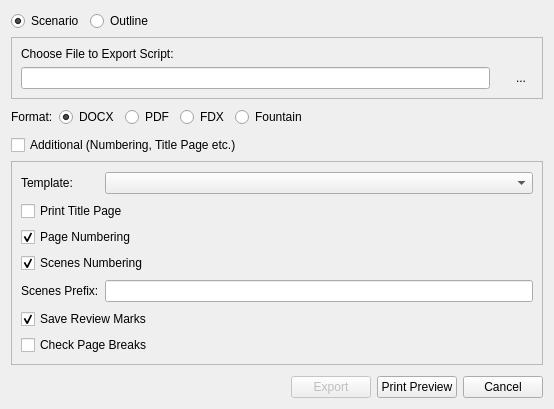
<?xml version="1.0" encoding="UTF-8"?>
<ui version="4.0">
 <class>ExportDialog</class>
 <widget class="QWidget" name="ExportDialog">
  <property name="geometry">
   <rect>
    <x>0</x>
    <y>0</y>
    <width>554</width>
    <height>409</height>
   </rect>
  </property>
  <property name="sizePolicy">
   <sizepolicy hsizetype="Expanding" vsizetype="Expanding">
    <horstretch>0</horstretch>
    <verstretch>0</verstretch>
   </sizepolicy>
  </property>
  <property name="minimumSize">
   <size>
    <width>550</width>
    <height>0</height>
   </size>
  </property>
  <property name="windowTitle">
   <string>Export Scenario</string>
  </property>
  <property name="styleSheet">
   <string notr="true"/>
  </property>
  <layout class="QGridLayout" name="gridLayout">
   <item row="5" column="0" colspan="2">
    <widget class="QFrame" name="additionalSettings">
     <property name="frameShape">
      <enum>QFrame::StyledPanel</enum>
     </property>
     <property name="frameShadow">
      <enum>QFrame::Raised</enum>
     </property>
     <layout class="QGridLayout" name="gridLayout_2">
      <item row="5" column="0" colspan="2">
       <widget class="QCheckBox" name="scenesNumbering">
        <property name="text">
         <string>Scenes Numbering</string>
        </property>
        <property name="checked">
         <bool>true</bool>
        </property>
       </widget>
      </item>
      <item row="4" column="0" colspan="2">
       <widget class="QCheckBox" name="pageNumbering">
        <property name="text">
         <string>Page Numbering</string>
        </property>
        <property name="checked">
         <bool>true</bool>
        </property>
       </widget>
      </item>
      <item row="7" column="0" colspan="2">
       <widget class="QCheckBox" name="saveReviewMarks">
        <property name="text">
         <string>Save Review Marks</string>
        </property>
        <property name="checked">
         <bool>true</bool>
        </property>
       </widget>
      </item>
      <item row="6" column="1">
       <widget class="QLineEdit" name="scenesPrefix">
        <property name="text">
         <string/>
        </property>
       </widget>
      </item>
      <item row="6" column="0">
       <widget class="QLabel" name="label_7">
        <property name="minimumSize">
         <size>
          <width>0</width>
          <height>24</height>
         </size>
        </property>
        <property name="text">
         <string>Scenes Prefix:</string>
        </property>
        <property name="buddy">
         <cstring>scenesPrefix</cstring>
        </property>
       </widget>
      </item>
      <item row="1" column="1" rowspan="2">
       <widget class="QComboBox" name="styles">
        <property name="sizePolicy">
         <sizepolicy hsizetype="Expanding" vsizetype="Fixed">
          <horstretch>0</horstretch>
          <verstretch>0</verstretch>
         </sizepolicy>
        </property>
       </widget>
      </item>
      <item row="1" column="0" rowspan="2">
       <widget class="QLabel" name="label">
        <property name="minimumSize">
         <size>
          <width>0</width>
          <height>24</height>
         </size>
        </property>
        <property name="text">
         <string>Template:</string>
        </property>
       </widget>
      </item>
      <item row="3" column="0" colspan="2">
       <widget class="QCheckBox" name="printTitle">
        <property name="text">
         <string>Print Title Page</string>
        </property>
       </widget>
      </item>
      <item row="8" column="0" colspan="2">
       <widget class="QCheckBox" name="checkPageBreaks">
        <property name="text">
         <string>Check Page Breaks</string>
        </property>
       </widget>
      </item>
     </layout>
    </widget>
   </item>
   <item row="1" column="0" colspan="2">
    <widget class="QFrame" name="filePanel">
     <property name="frameShape">
      <enum>QFrame::StyledPanel</enum>
     </property>
     <property name="frameShadow">
      <enum>QFrame::Raised</enum>
     </property>
     <layout class="QGridLayout" name="gridLayout_3">
      <item row="1" column="3">
       <widget class="FlatButton" name="browseFile">
        <property name="toolTip">
         <string>Browse...</string>
        </property>
        <property name="text">
         <string>...</string>
        </property>
        <property name="icon">
         <iconset resource="../../../scenarist-core/Resources/Resources.qrc">
          <normaloff>:/Graphics/Icons/browse.png</normaloff>:/Graphics/Icons/browse.png</iconset>
        </property>
        <property name="iconSize">
         <size>
          <width>22</width>
          <height>22</height>
         </size>
        </property>
        <property name="autoRaise">
         <bool>true</bool>
        </property>
       </widget>
      </item>
      <item row="1" column="1">
       <widget class="QLineEdit" name="file">
        <property name="text">
         <string/>
        </property>
        <property name="readOnly">
         <bool>false</bool>
        </property>
       </widget>
      </item>
      <item row="1" column="2">
       <widget class="ToolTipLabel" name="existsLabel">
        <property name="maximumSize">
         <size>
          <width>16</width>
          <height>16</height>
         </size>
        </property>
        <property name="toolTip">
         <string>File exists. It will be replaced after exporting.</string>
        </property>
        <property name="text">
         <string/>
        </property>
        <property name="pixmap">
         <pixmap resource="../../../scenarist-core/Resources/Resources.qrc">:/Graphics/Icons/alert.png</pixmap>
        </property>
        <property name="scaledContents">
         <bool>true</bool>
        </property>
       </widget>
      </item>
      <item row="0" column="1">
       <widget class="QLabel" name="label_3">
        <property name="text">
         <string>Choose File to Export Script:</string>
        </property>
       </widget>
      </item>
     </layout>
    </widget>
   </item>
   <item row="2" column="0" colspan="2">
    <layout class="QHBoxLayout" name="horizontalLayout_2">
     <item>
      <widget class="QLabel" name="label_2">
       <property name="minimumSize">
        <size>
         <width>0</width>
         <height>24</height>
        </size>
       </property>
       <property name="text">
        <string>Format:</string>
       </property>
       <property name="buddy">
        <cstring>docx</cstring>
       </property>
      </widget>
     </item>
     <item>
      <widget class="QRadioButton" name="docx">
       <property name="text">
        <string>DOCX</string>
       </property>
       <property name="checked">
        <bool>true</bool>
       </property>
      </widget>
     </item>
     <item>
      <widget class="QRadioButton" name="pdf">
       <property name="text">
        <string>PDF</string>
       </property>
      </widget>
     </item>
     <item>
      <widget class="QRadioButton" name="fdx">
       <property name="text">
        <string>FDX</string>
       </property>
      </widget>
     </item>
     <item>
      <widget class="QRadioButton" name="fountain">
       <property name="text">
        <string>Fountain</string>
       </property>
      </widget>
     </item>
     <item>
      <spacer name="horizontalSpacer_2">
       <property name="orientation">
        <enum>Qt::Horizontal</enum>
       </property>
       <property name="sizeHint" stdset="0">
        <size>
         <width>40</width>
         <height>20</height>
        </size>
       </property>
      </spacer>
     </item>
    </layout>
   </item>
   <item row="0" column="0" colspan="2">
    <widget class="QWidget" name="widget" native="true">
     <layout class="QHBoxLayout" name="horizontalLayout_5">
      <property name="leftMargin">
       <number>0</number>
      </property>
      <property name="topMargin">
       <number>0</number>
      </property>
      <property name="rightMargin">
       <number>0</number>
      </property>
      <property name="bottomMargin">
       <number>0</number>
      </property>
      <item>
       <widget class="QRadioButton" name="scenario">
        <property name="text">
         <string>Scenario</string>
        </property>
        <property name="checked">
         <bool>true</bool>
        </property>
       </widget>
      </item>
      <item>
       <widget class="QRadioButton" name="outline">
        <property name="text">
         <string>Outline</string>
        </property>
       </widget>
      </item>
      <item>
       <spacer name="horizontalSpacer_4">
        <property name="orientation">
         <enum>Qt::Horizontal</enum>
        </property>
        <property name="sizeHint" stdset="0">
         <size>
          <width>355</width>
          <height>20</height>
         </size>
        </property>
       </spacer>
      </item>
     </layout>
    </widget>
   </item>
   <item row="7" column="0" colspan="2">
    <layout class="QHBoxLayout" name="horizontalLayout">
     <item>
      <spacer name="horizontalSpacer">
       <property name="orientation">
        <enum>Qt::Horizontal</enum>
       </property>
       <property name="sizeHint" stdset="0">
        <size>
         <width>40</width>
         <height>20</height>
        </size>
       </property>
      </spacer>
     </item>
     <item>
      <widget class="QPushButton" name="exportTo">
       <property name="enabled">
        <bool>false</bool>
       </property>
       <property name="text">
        <string>Export</string>
       </property>
       <property name="default">
        <bool>true</bool>
       </property>
      </widget>
     </item>
     <item>
      <widget class="QPushButton" name="printPreview">
       <property name="text">
        <string>Print Preview</string>
       </property>
      </widget>
     </item>
     <item>
      <widget class="QPushButton" name="cancel">
       <property name="text">
        <string>Cancel</string>
       </property>
      </widget>
     </item>
    </layout>
   </item>
   <item row="4" column="0" colspan="2">
    <widget class="QCheckBox" name="showAdditional">
     <property name="sizePolicy">
      <sizepolicy hsizetype="Preferred" vsizetype="Fixed">
       <horstretch>0</horstretch>
       <verstretch>0</verstretch>
      </sizepolicy>
     </property>
     <property name="text">
      <string>Additional (Numbering, Title Page etc.)</string>
     </property>
    </widget>
   </item>
   <item row="6" column="0">
    <spacer name="verticalSpacer_2">
     <property name="orientation">
      <enum>Qt::Vertical</enum>
     </property>
     <property name="sizeHint" stdset="0">
      <size>
       <width>20</width>
       <height>40</height>
      </size>
     </property>
    </spacer>
   </item>
  </layout>
 </widget>
 <customwidgets>
  <customwidget>
   <class>ToolTipLabel</class>
   <extends>QLabel</extends>
   <header>3rd_party/Widgets/ToolTipLabel/ToolTipLabel.h</header>
  </customwidget>
  <customwidget>
   <class>FlatButton</class>
   <extends>QToolButton</extends>
   <header location="global">3rd_party/Widgets/FlatButton/FlatButton.h</header>
  </customwidget>
 </customwidgets>
 <tabstops>
  <tabstop>scenario</tabstop>
  <tabstop>outline</tabstop>
  <tabstop>docx</tabstop>
  <tabstop>pdf</tabstop>
  <tabstop>fdx</tabstop>
  <tabstop>showAdditional</tabstop>
  <tabstop>styles</tabstop>
  <tabstop>printTitle</tabstop>
  <tabstop>pageNumbering</tabstop>
  <tabstop>scenesNumbering</tabstop>
  <tabstop>scenesPrefix</tabstop>
  <tabstop>saveReviewMarks</tabstop>
  <tabstop>checkPageBreaks</tabstop>
  <tabstop>printPreview</tabstop>
 </tabstops>
 <resources>
  <include location="../../../scenarist-core/Resources/Resources.qrc"/>
 </resources>
 <connections/>
</ui>
